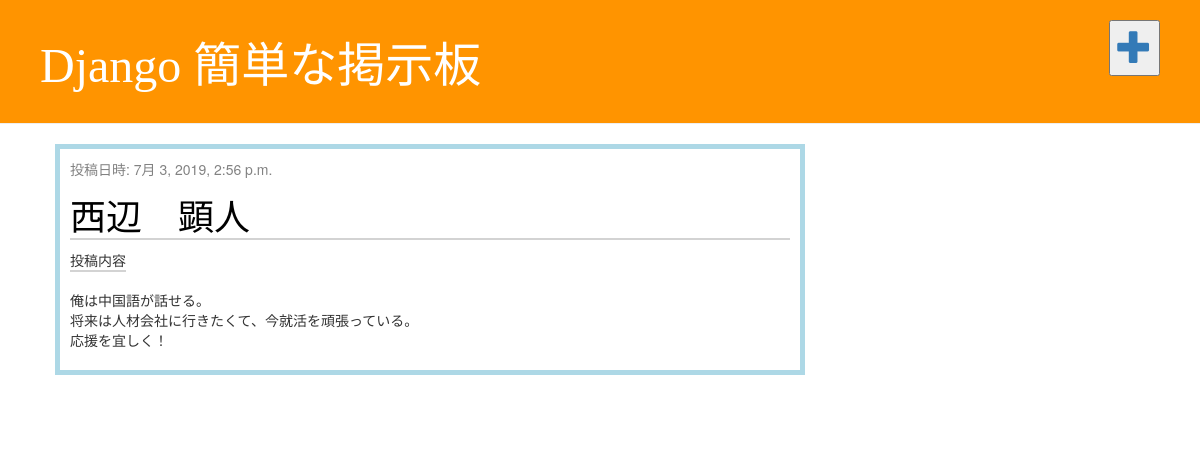
Screenshot of /post/西辺　顕人/ with the database file from the repository.
### blog/models.py (models this page shows, shortened)
class Data(models.Model):
    name = models.CharField(max_length=200)
    content = models.TextField()
    time = models.DateTimeField(default=timezone.now())
    ipaddress = models.GenericIPAddressField(default="127.0.0.1")
    person_id = models.CharField(max_length=100, default='')

### blog/views.py (the view)
# urls.py: path('post/<str:target_name>/', views.post_person, name='post_person'),
def post_person(request, target_name):
    datas = Data.objects.filter(name=target_name).order_by('-time')
    for data in datas:
        print(data.name)
    return render(request, 'blog/post_person.html', {'datas': datas})

### blog/templates/blog/post_person.html
{% extends 'blog/base.html' %}
{% block content %}
<div class="content container">
    <div class="row">
        <div class="col-md-8">
            {% for data in datas %}
                <div class="post">
                    <div class="date">
                        <p>投稿日時: {{ data.time }}</p>
                    </div>
                    <h1 id="name"><a href="{% url 'post_detail' pk=data.pk %}">{{ data.name }}</a></h1>
                    <p><span id="line">投稿内容<br><br></span>{{ data.content|linebreaksbr }}</p>
                </div>
            {% endfor %}
        </div>
    </div>
</div>
{% endblock %}

### blog/static/css/blog.css (style rules this page uses)
.content { margin-left: 40px; }
h1, h2, h3, h4 { font-family: 'Lobster', cursive; }
.date { color: #828282; }
.post { margin-bottom: 70px; padding: 10px; border: solid 5px lightblue; }
.post h1 a, .post h1 a:visited { color: #000000; }
#name, #line { border-bottom: solid 2px lightgray; }

### rows the page displays
Data: time "7月 3, 2019, 2:56 p.m.", name "西辺 顕人", content "俺は中国語が話せる。 将来は人材会社に行きたくて、今就活を頑張っている。 応援を宜しく！"
